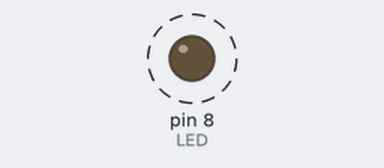
A sketch run on a simulated Arduino Uno, built with avr-gcc and run on an emulated ATmega328P. On the bench: output pins drawn as LEDs (lit = HIGH). Dashed ring = blinking.

Above: at 0.5 s.
Timing chart, 0 to 4.6 s (numbered marks = the images above):
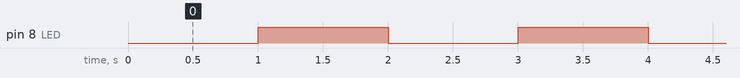

Measured:
- by itself, pin 8 (LED): alternates HIGH for 1.0 s and LOW for 1.0 s

The sketch:

14.ino
```cpp
#include<MsTimer2.h>
int LED=8;
void flash();
void setup() {
  // put your setup code here, to run once:
  pinMode(LED,OUTPUT);
  MsTimer2::set(1000,flash);
  MsTimer2::start();

}

void loop() {
  // put your main code here, to run repeatedly:

}

void flash()
{
  static bool now=HIGH;
  digitalWrite(LED,now);
  now=!now;
  }
```
